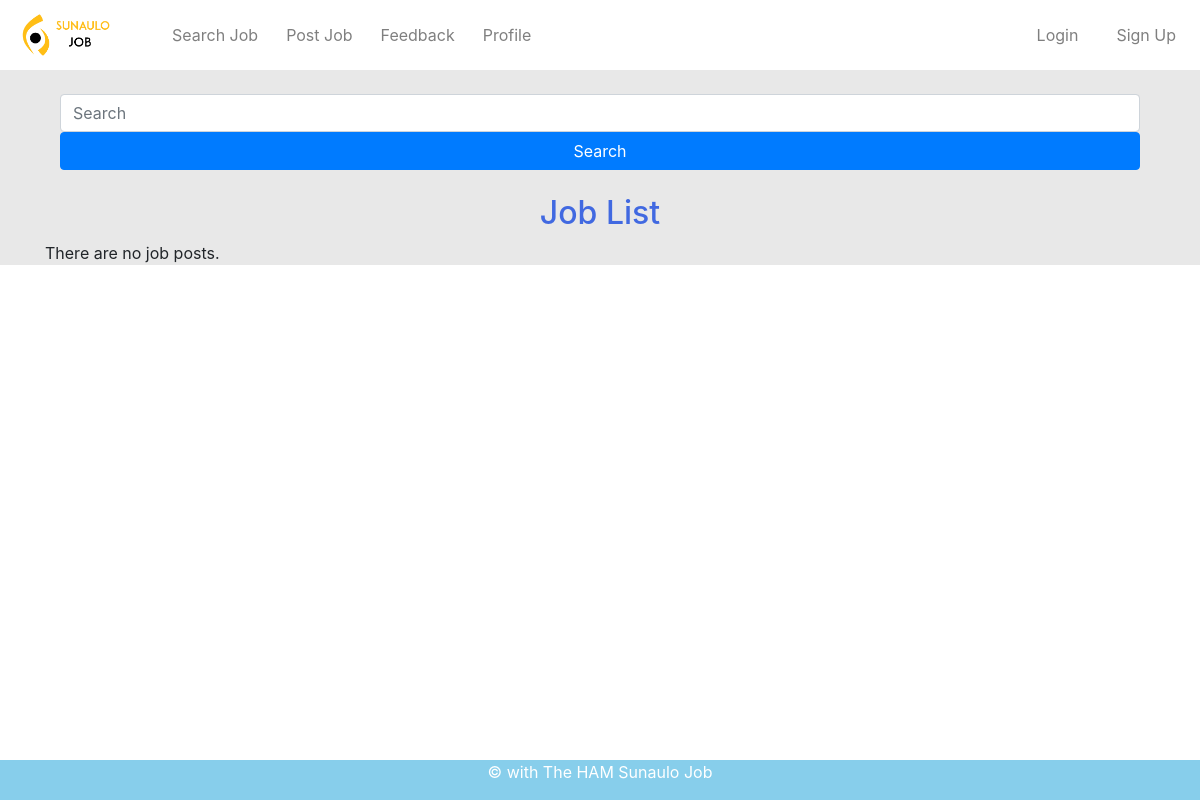
/postjob/data, run on an earlier commit of the app's database.
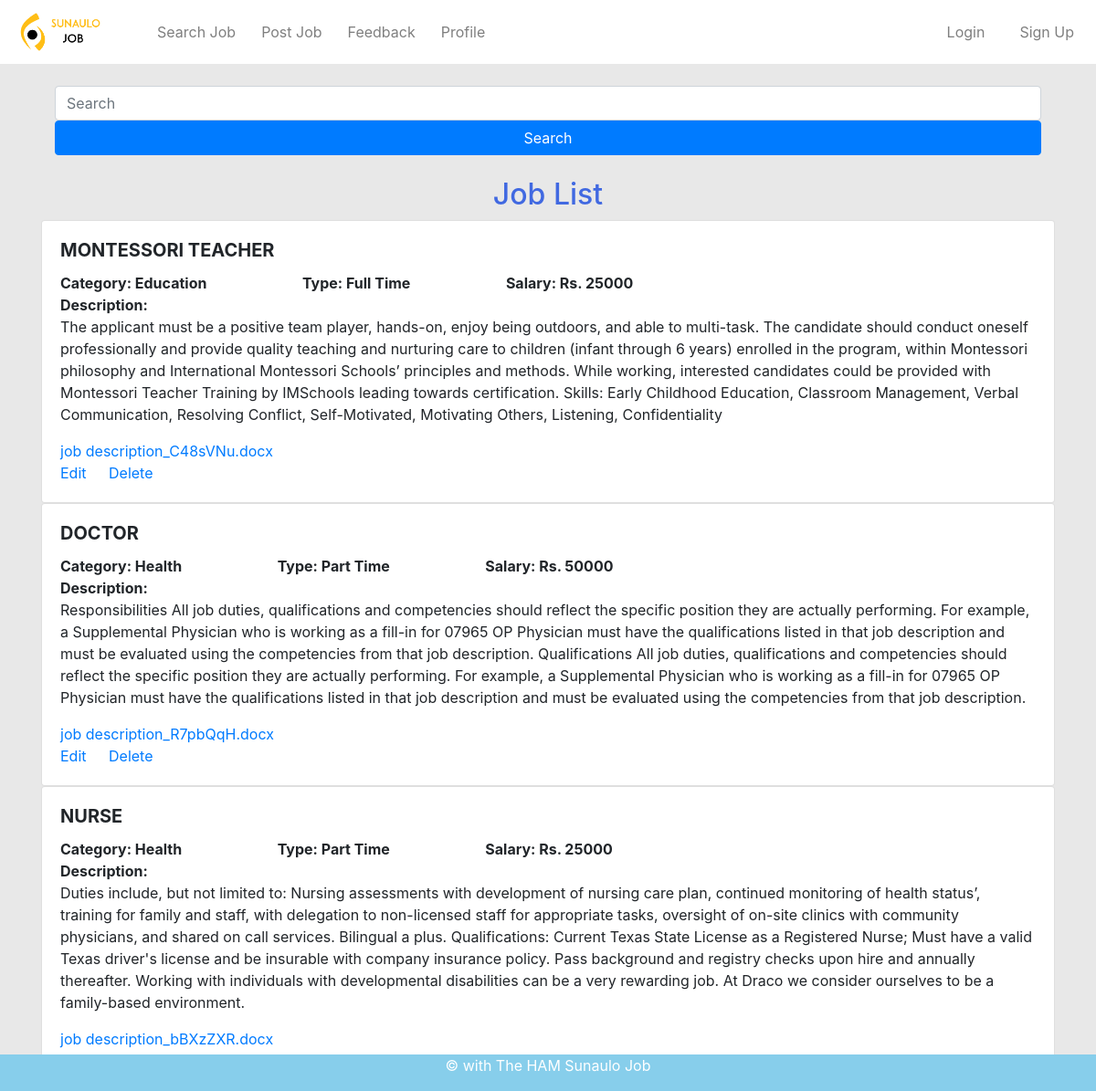
And on a later commit of the database.
### postjob/models.py (models this page shows)
class Post(models.Model):
    title= models.CharField(max_length=50)
    category= models.CharField(max_length=50)
    job_type= models.CharField(max_length=50)
    salary= models.IntegerField()
    description = models.TextField()
    file = models.FileField()
    def __str__(self):
        return str(self.id)+ " " +self.title + " " +self.category + " " + self.job_type + " " + str(self.salary) +" " + self.description

### postjob/views.py (the view)
# urls.py: path('data', view_saved_posted_data),
def view_saved_posted_data(request):
    list_of_post = Post.objects.all()
    print(list_of_post)
    context_variable = {
        'posts':list_of_post
    }
    return render(request,'viewdata.html',context_variable)

### postjob/templates/viewdata.html (shortened to what this page needs)
{% extends "base.html" %}
{% load static %}
{% block body %}
<br>
<div class="container">
  <div class="container">
  <form method="POST" action="search" class="needs-validation" novalidate>
    <input class="form-control col-sm-12" type="search" placeholder="Search" name="search" required>
    <button class="btn btn-primary col-sm-12" type="submit">Search</button>
  </form>
</div><br>
<div>
  <h2 style="text-align: center; color: royalblue;"> Job List</h2>
  {% for post in posts %}
  <div class="card">
    <div class="card-body">
      <h5 class="card-title text-uppercase" class="text-uppercase" style="font-weight: bolder;">{{post.title}}</h5>
      <h8 class="card-title text-capitalize" style="font-weight: bold;">Category: {{post.category}}</h8>
      <h8 class="card-title text-capitalize" style="padding-left: 100px; font-weight: bold;">Type: {{post.job_type}}</h8>
      <h8 class="card-title text-capitalize" style="padding-left: 100px; font-weight: bold;">Salary: Rs. {{post.salary}}</h8><br>
      <h8 class="card-title" style="font-weight: bold;">Description:</h8>
      <p class="card-text">{{post.description}}</p>
      <a href="{{post.file.url}}"  class="card-link">{{post.file}}</a><br>
      <a href="data/edit/{{post.id}}" class="card-link">Edit</a>
      <a href="data/delete/{{post.id}}" class="card-link">Delete</a>
    </div>
  </div>
  {% empty %}
    There are no job posts.
  {% endfor %}
</div>
{% endblock body %}

### SunauloJob/templates/base.html (shortened to what this page needs)
{% load static %}
<!DOCTYPE html>
<html lang="en">
<head>
    <link rel="stylesheet" href="/static/css/bootstrap.min.css">
    <link rel="stylesheet" href="/static/css/footer.css">
</head>
<body>
    <nav class="navbar navbar-expand-sm navbar-light" style="background-color:white;">
        <a class="navbar-brand">
          <img src="{%static 'images/logo.png' %}" alt="Logo" style="width: 100px;">
        </a>
        <ul class="navbar-nav" style="padding-left: 20px;">
          <li class="nav-item">
            <a class="nav-link" href="/postjob/data" style="padding-left:20px;">Search Job</a>
          </li>
          <li class="nav-item">
            <a class="nav-link" href="/postjob/post" style="padding-left:20px;">Post Job</a>
          </li>
          <li class="nav-item">
            <a class="nav-link" href="/user/feedback" style="padding-left: 20px;">Feedback</a>
          </li>
          <li class="nav-item">
            <a class="nav-link" href="/user/profile" style="padding-left: 20px;">Profile</a>
          </li>
        </ul>
        <ul class="navbar-nav ml-auto">
          <li class="nav-item">
            <a class="nav-link" href="/user/login" style="padding-left: 30px;">Login</a>
          </li>
          <li class="nav-item">
            <a class="nav-link" href="/user/signup" style="padding-left: 30px;">Sign Up</a>
          </li>
        </ul>
      </nav>
<div>
<div style="background-color:#E8E8E8;">
{% block body %}
{% endblock body %}
</div>
<footer class="footer" style="bottom: 0; background-color: skyblue;">
  <p>&COPY with The HAM Sunaulo Job </p>
</footer>
</div>
</body>
</html>

### static/css/footer.css (style rules this page uses)
.footer { position: fixed; width: 100%; color: white; text-align: center; box-sizing: border-box; background-color:skyblue; }

What changed in the data, as far as the page shows it:
added Post: title "MONTESSORI TEACHER", category "Education", job_type "Full Time", salary "25000", description "The applicant must be a positive team player, hands-on, enjoy being outdoors, and able to multi-task. The candidate should conduct oneself professionally and provide quality teaching and nurturing care to children (infant through 6 years) enrolled in the program, within Montessori philosophy and International Montessori Schools’ principles and methods. While working, interested candidates could be provided with Montessori Teacher Training by IMSchools leading towards certification. Skills: Early Childhood Education, Classroom Management, Verbal Communication, Resolving Conflict, Self-Motivated, Motivating Others, Listening, Confidentiality", file "job description_C48sVNu.docx"
added Post: title "DOCTOR", category "Health", job_type "Part Time", salary "50000", description "Responsibilities All job duties, qualifications and competencies should reflect the specific position they are actually performing. For example, a Supplemental Physician who is working as a fill-in for 07965 OP Physician must have the qualifications listed in that job description and must be evaluated using the competencies from that job description. Qualifications All job duties, qualifications and competencies should reflect the specific position they are actually performing. For example, a Supplemental Physician who is working as a fill-in for 07965 OP Physician must have the qualifications listed in that job description and must be evaluated using the competencies from that job…", file "job description_R7pbQqH.docx"
added Post: title "NURSE", category "Health", job_type "Part Time", salary "25000", description "Duties include, but not limited to: Nursing assessments with development of nursing care plan, continued monitoring of health status’, training for family and staff, with delegation to non-licensed staff for appropriate tasks, oversight of on-site clinics with community physicians, and shared on call services. Bilingual a plus. Qualifications: Current Texas State License as a Registered Nurse; Must have a valid Texas driver's license and be insurable with company insurance policy. Pass background and registry checks upon hire and annually thereafter. Working with individuals with developmental disabilities can be a very rewarding job. At Draco we consider ourselves to be a family-based…", file "job description_bBXzZXR.docx"
Also different on the page:
text no longer shown: "There are no job posts."
